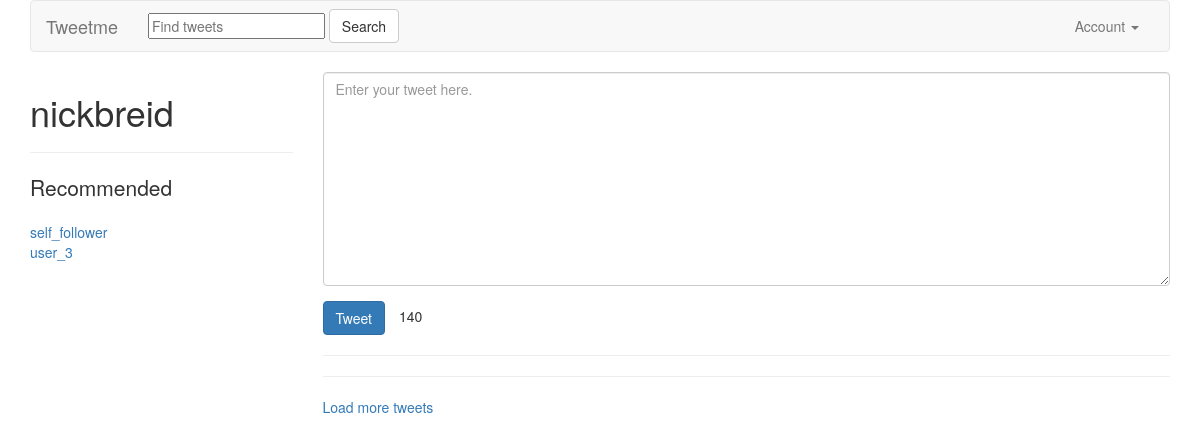
The app's page / (signed in), older data.
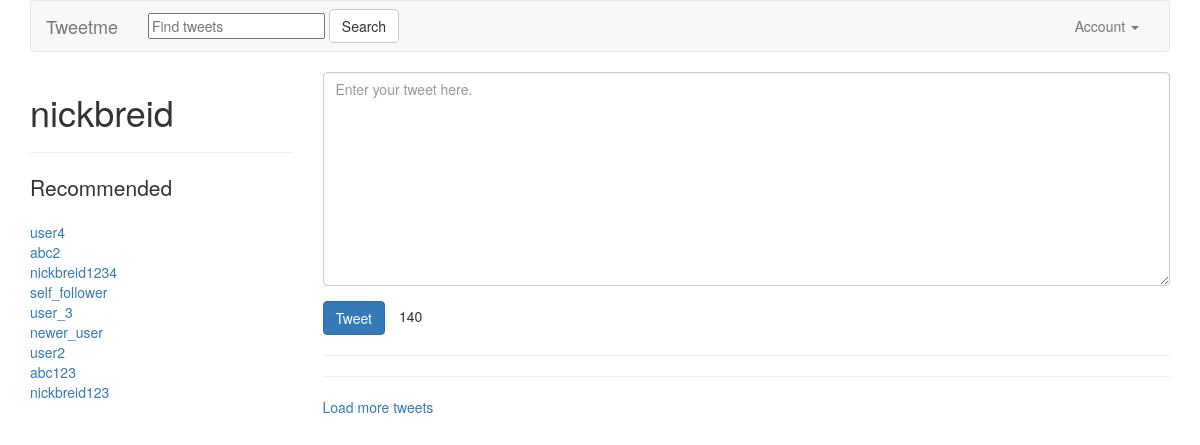
The same page, newer data.
### accounts/models.py (models this page shows, shortened)
class UserProfile(models.Model):
    user        = models.OneToOneField(settings.AUTH_USER_MODEL, related_name='profile') # user.profile
    following   = models.ManyToManyField(settings.AUTH_USER_MODEL, blank=True, related_name='followed_by')
    objects = UserProfileManager() #UserProfile.objects.all
    def get_absolute_url(self):
        return reverse_lazy("profiles:detail", kwargs={"username": self.user.username})

### tweets/views.py (the view)
# urls.py: url(r'^$', TweetListView.as_view(), name='home' ),
class TweetListView(LoginRequiredMixin, ListView):
    def get_queryset(self, *args, **kwargs):
        qs = Tweet.objects.all()
        query = self.request.GET.get("q", None)
        if query is not None:
            qs = qs.filter(
            Q(content__icontains=query) |
            Q(user__username__icontains=query)
            )
        return qs
    def get_context_data(self, *args, **kwargs):
        context = super(TweetListView, self).get_context_data(*args, **kwargs)
        context['create_form'] = TweetModelForm()
        context['create_url'] = reverse_lazy("tweet:create")
        return context

### tweets/forms.py
class TweetModelForm(forms.ModelForm):
    content = forms.CharField(label= '', widget=forms.Textarea(attrs={'placeholder': "Enter your tweet here.", 'class': "form-control"}))
    class Meta:
        model = Tweet
        fields = [
            "content"
        ]

### accounts/models.py (called while the page is built)
    def recommended(self, user, limit_to=10):
        profile = user.profile
        following = profile.following.all()
        qs = self.get_queryset().exclude(user__in=following).exclude(id=profile.id).order_by("?")[:limit_to]
        return qs

### accounts/templatetags/recommended.py (called while the page is built)
@register.inclusion_tag('accounts/snippets/recommended.html')
def recommended(user):
    if isinstance(user, User):
        qs = UserProfile.objects.recommended(user)
        return {"recommended": qs}

### tweets/templates/tweets/tweet_list.html (shortened to what this page needs)
{% extends "base.html" %}
{% load recommended %}
{% block content %}
<div class='row'>
  <div class='col-sm-3 col-xs-12'>
  <h1>{{ request.user }}</h1>
  <hr/>
  {% recommended request.user %}
  </div>
  <div class='col-sm-9 '>
       {% if not request.GET.q %}
          <div class=''>
              {% include "tweets/form.html" with form=create_form action_url=create_url btn_title='Tweet' form_class='tweet-form' %}
          </div>
          <hr/>
      {% endif %}
      <a href="#" id="loadmore">Load more tweets</a>
    </div>
  </div>
{% endblock content %}

### templates/base.html (shortened to what this page needs)
{% load static %}
<!DOCTYPE html>
<html lang="en">
  <head>
    <link href="{% static 'css/bootstrap.min.css' %}" rel="stylesheet">
  </head>
  <body>
    <div class="container">
      {% include "navbar.html" %}
      {% block content %}
      {% endblock content %}
    </div>
  </body>
</html>

### templates/navbar.html (shortened to what this page needs)
<nav class="navbar navbar-default">
  <div class="container-fluid">
    <div class="navbar-header">
      <a class="navbar-brand" href="{% url 'home' %}">Tweetme</a>
    </div>
    {% include "tweets/search_form.html" %}
    <div class="collapse navbar-collapse" id="bs-example-navbar-collapse-1">
      {% if request.user.is_authenticated %}
        <ul class="nav navbar-nav navbar-right">
          <li class="dropdown">
            <a href="#" class="dropdown-toggle" data-toggle="dropdown" role="button" aria-haspopup="true" aria-expanded="false">Account <span class="caret"></span></a>
          </li>
        </ul>
      {% else %}
        <ul class="nav navbar-nav navbar-right">
          <li><a href="{% url 'login' %}">Login</a></li>
          <li><a href="{% url 'register' %}">Register</a></li>
          </li>
        </ul>
      {% endif %}
    </div>
  </div>
</nav>

### tweets/templates/tweets/search_form.html
<form method="GET" class="navbar-form navbar-left" action="{% url "search" %}">
  <div class="form-group">
    <input type="text" name="q" placeholder="Find tweets" value="{{ request.GET.q }}">
  </div>
  <input class="btn btn-default" type="submit" value="Search">
</form>

### accounts/templates/accounts/snippets/recommended.html
<p class="lead">Recommended</p>
{% for profile in recommended %}
  <a href="/{{ profile.user.username }}">{{ profile.user.username }}</a><br/>
{% empty %}
  <p>This user doesn't have any followers yet.</p>
{% endfor %}

### tweets/templates/tweets/form.html (shortened to what this page needs)
{% load crispy_forms_tags %}
<form
  class="form {% if form_class %} {{ form_class }} {% endif %}"
  method="POST"
  action="{% if action_url %} {{ action_url }} {% endif %}">
    {{ form|crispy }}
    <input class="btn btn-primary" type="submit" value="{{ btn_title }}" />
</form>
<hr/>

Row changes from the older to the newer data that the page shows:
added UserProfile: user.username "user4"
added UserProfile: user.username "abc2"
added UserProfile: user.username "nickbreid1234"
added UserProfile: user.username "newer_user"
added UserProfile: user.username "user2"
added UserProfile: user.username "abc123"
added UserProfile: user.username "nickbreid123"
